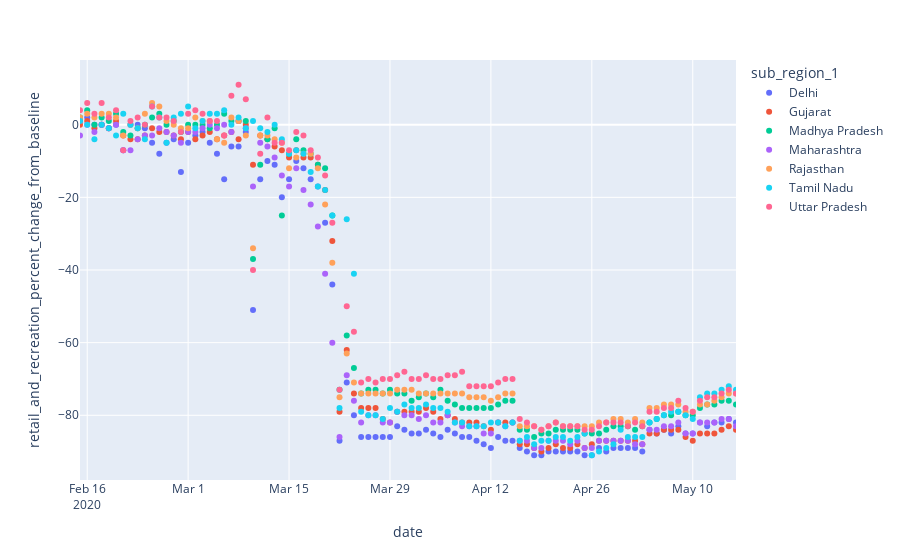

Notebook source saved alongside this figure:
### Markdown cell above
#### Let's plot the data for percent change in mobility for Retail and Recreation category

### Code cell
fig = px.scatter(df_in_hgfq, 
                 x="date", 
                 y="retail_and_recreation_percent_change_from_baseline", 
                 color="sub_region_1",
                 range_x=['2020-02-15','2020-05-16'])
fig.show()
